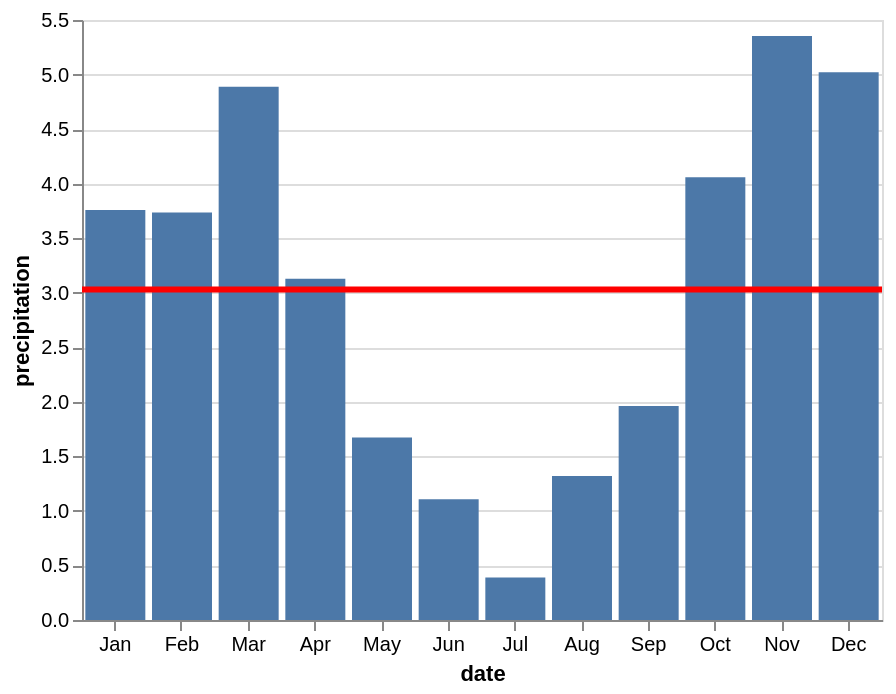

Specify this chart in Vega-Lite:
### Vega-Lite specification from a JSON file in a GitHub repository (floating-point values rounded to 4 significant figures; data arrays with more than 128 entries replaced by an {"elided": "..."} marker saying what was removed)
{"config": {"view": {"height": 300, "width": 400}}, "layer": [{"encoding": {"y": {"field": "properties.precipitation", "title": "precipitation", "aggregate": "mean", "type": "quantitative"}, "x": {"timeUnit": "month", "title": "date", "field": "properties.date", "type": "ordinal"}}, "data": {"values": {"features": {"elided": "1461 records"}, "type": "FeatureCollection"}, "format": {"type": "json", "property": "features"}}, "mark": "bar"}, {"encoding": {"y": {"field": "properties.precipitation", "title": "precipitation", "aggregate": "mean", "type": "quantitative"}, "size": {"value": 3}}, "data": {"values": {"features": {"elided": "1461 records"}, "type": "FeatureCollection"}, "format": {"type": "json", "property": "features"}}, "mark": {"color": "red", "type": "rule"}}], "$schema": "https://vega.github.io/schema/vega-lite/v2.4.1.json"}
